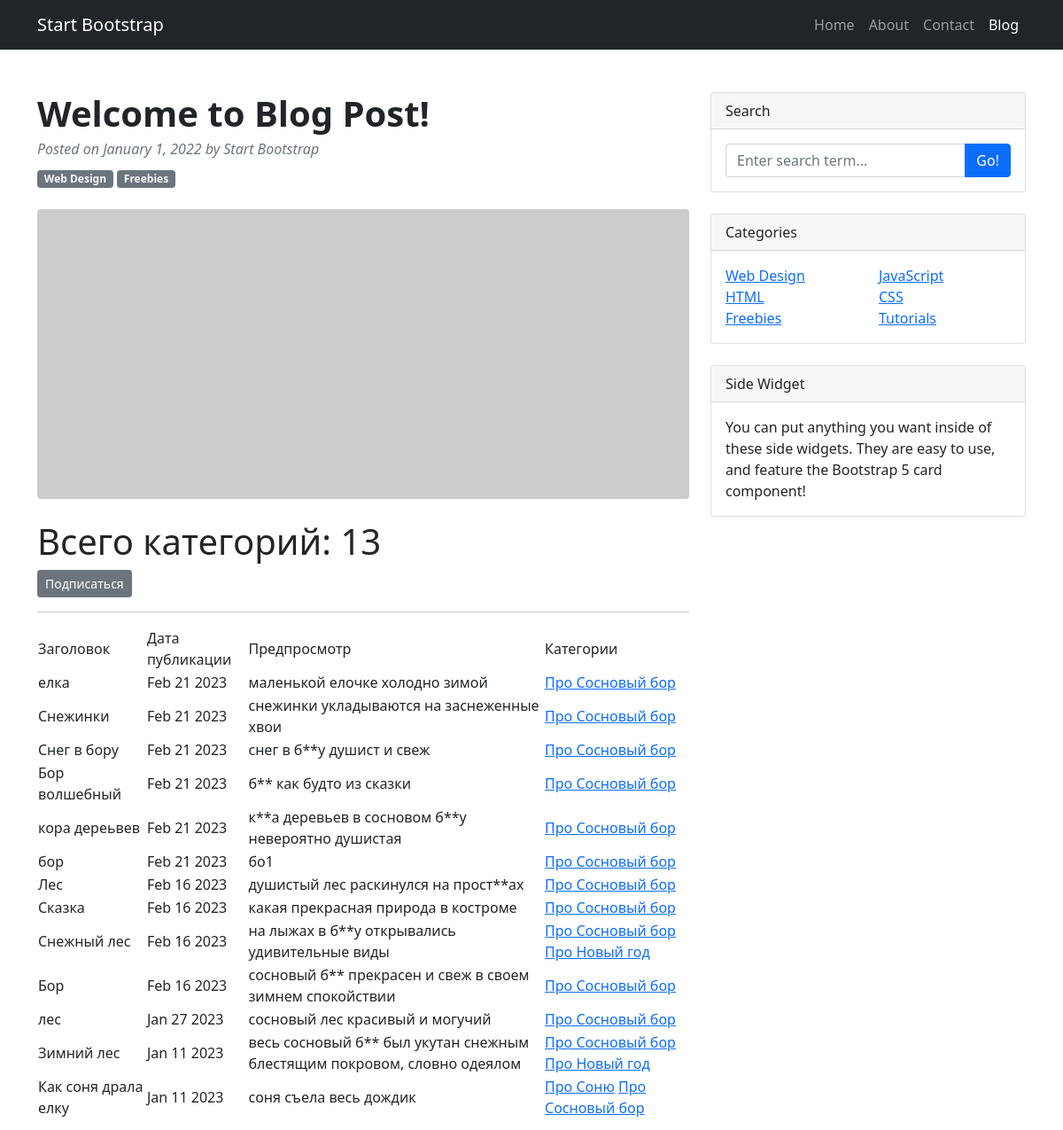
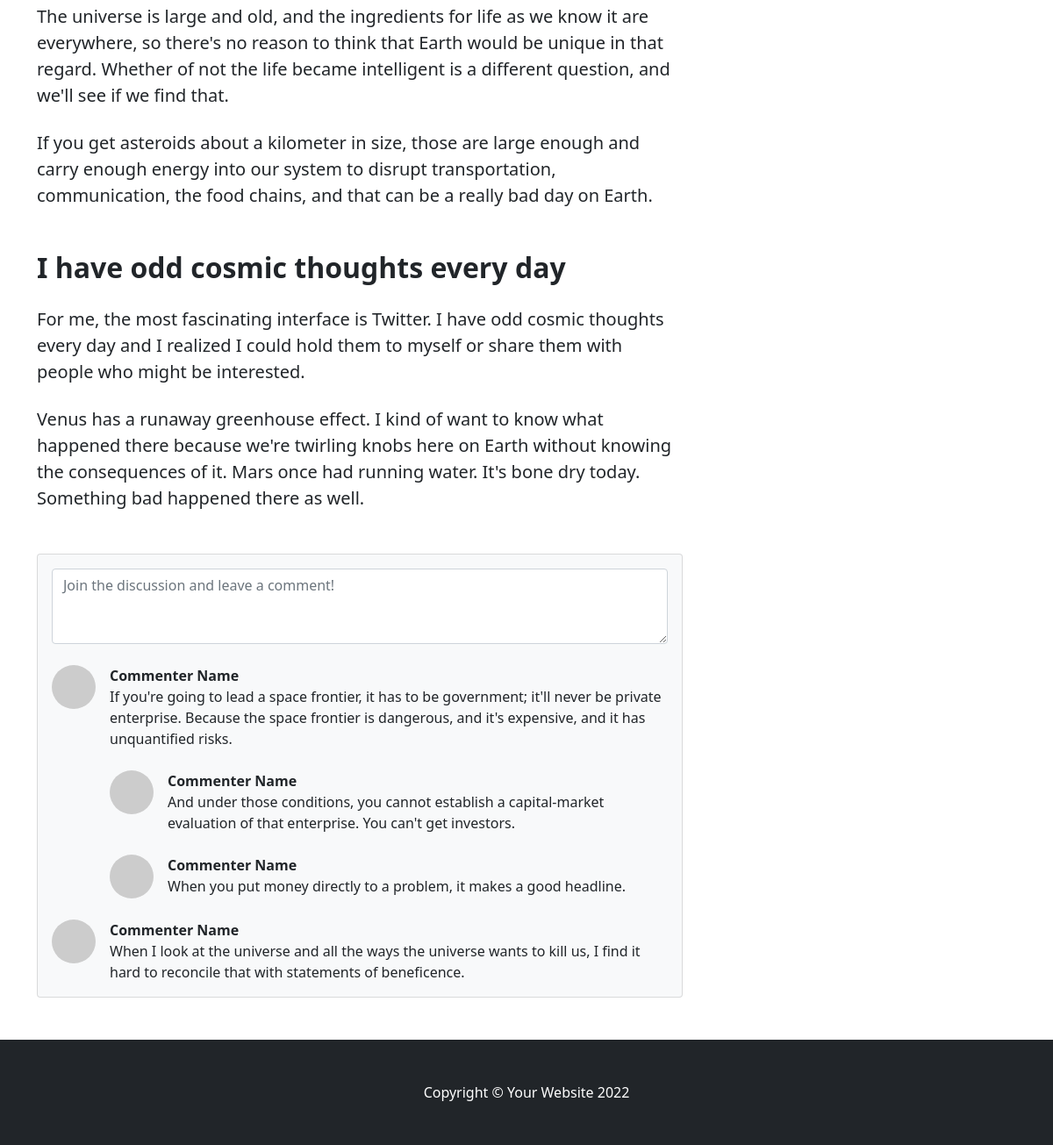
Screenshot of /posts/categories/2 with the database file from the repository (2 pictures, top to bottom).
### news/models.py (models this page shows, shortened)
class Post(models.Model):
    author = models.ForeignKey(Author, on_delete=models.CASCADE)
    TYPES = [
        ('AR', 'Статья'),
        ('NW', 'Новость')
    ]
    type = models.CharField(max_length=2,
                            choices=TYPES,
                            default='AR')
    time_in = models.DateTimeField(auto_now_add=True)
    topics = models.ManyToManyField(Category, through='PostCategory')
    title = models.CharField(max_length=64)
    text = models.TextField()
    rating_article = models.IntegerField(default=0)

class Category(models.Model):
    topic = models.CharField(max_length=64, unique=True)
    subscribers=models.ManyToManyField(User, related_name='categories')
    def __str__(self):
        return self.topic

### news/views.py (the view)
# urls.py: path('categories/<int:pk>', CategoryListView.as_view(), name='category_list'),
class CategoryListView(ListView):
    model = Post
    template_name = 'flatpages/category_list.html'
    context_object_name = 'category_news_list'
    def get_queryset(self):
        self.topics = get_object_or_404(Category, id=self.kwargs['pk'])
        queryset= Post.objects.filter (topics=self.topics).order_by('-time_in')
        return queryset
    def get_context_data(self, **kwargs):
        context=super().get_context_data(**kwargs)
        context['is_not_subscriber'] = self.request.user not in self.topics.subscribers.all()
        context['category']=self.topics
        return context

### news/templatetags/custom_filters.py (called while the page is built)
@register.filter()
def censor (value):
    if isinstance (value,str):
        for bw in BAD_WORDS:
            value = value.lower().replace(bw[1:].lower(),'*'*len(bw[1:]))
        return f'{value} '
    else:
        raise TypeError (f'Ошибка! {type(value)} не подходит')

### templates/flatpages/category_list.html (shortened to what this page needs)
{% extends 'flatpages/default.html' %}
{%load custom_filters %}
{% load custom_tags %}
{% block content %}
<h1> Всего категорий: {{ category_news_list|length }} </h1>
    {% if is_not_subscriber %}
        <p><a href = "{% url 'subscribe' category.id %}" class="btn btn-secondary btn-sm" >Подписаться </a></p>
    {% endif %}
<hr>
    {% if category_news_list %}
        <table>
            <tr>
               <td> Заголовок </td>
               <td> Дата публикации </td>
               <td> Предпросмотр </td>
                <td>Категории</td>
            </tr>
            {% for post in category_news_list %}
            <tr>
                <td>{{ post.title }}</td>
                <td>{{ post.time_in|date:'M d Y'}}</td>
                <td>{{ post.text|truncatewords:20|censor}}</td>
                <td>
                        {% for category in post.topics.all %}
                    <a href="{% url 'category_list' category.id %}">{{ category }}</a>
                        {% endfor %}
                </td>
            </tr>
            {% endfor %}
        </table>
    {% else %}
        <h2> Постов нет!</h2>
    {% endif %}
{% endblock content %}

### rows the page displays
Post: title "елка", time_in "Feb 21 2023", text|censor "маленькой елочке холодно зимой"
Category: topic "Про Сосновый бор"
Post: title "Снежинки", time_in "Feb 21 2023", text|censor "снежинки укладываются на заснеженные хвои"
Post: title "Cнег в бору", time_in "Feb 21 2023", text|censor "снег в б**у душист и свеж"
Post: title "Бор волшебный", time_in "Feb 21 2023", text|censor "б** как будто из сказки"
Post: title "кора дереьвев", time_in "Feb 21 2023", text|censor "к**а деревьев в сосновом б**у невероятно душистая"
Post: title "бор", time_in "Feb 21 2023", text|censor "бо1"
Post: title "Лес", time_in "Feb 16 2023", text|censor "душистый лес раскинулся на прост**ах"
Post: title "Сказка", time_in "Feb 16 2023", text|censor "какая прекрасная природа в костроме"
Post: title "Снежный лес", time_in "Feb 16 2023", text|censor "на лыжах в б**у открывались удивительные виды"
Category: topic "Про Новый год"
Post: title "Бор", time_in "Feb 16 2023", text|censor "сосновый б** прекрасен и свеж в своем зимнем спокойствии"
Post: title "лес", time_in "Jan 27 2023", text|censor "сосновый лес красивый и могучий"
Post: title "Зимний лес", time_in "Jan 11 2023", text|censor "весь сосновый б** был укутан снежным блестящим покровом, словно одеялом"
Post: title "Как соня драла елку", time_in "Jan 11 2023", text|censor "соня съела весь дождик"
Category: topic "Про Соню"

### other values shown
{{ category_news_list|length }} "13"
